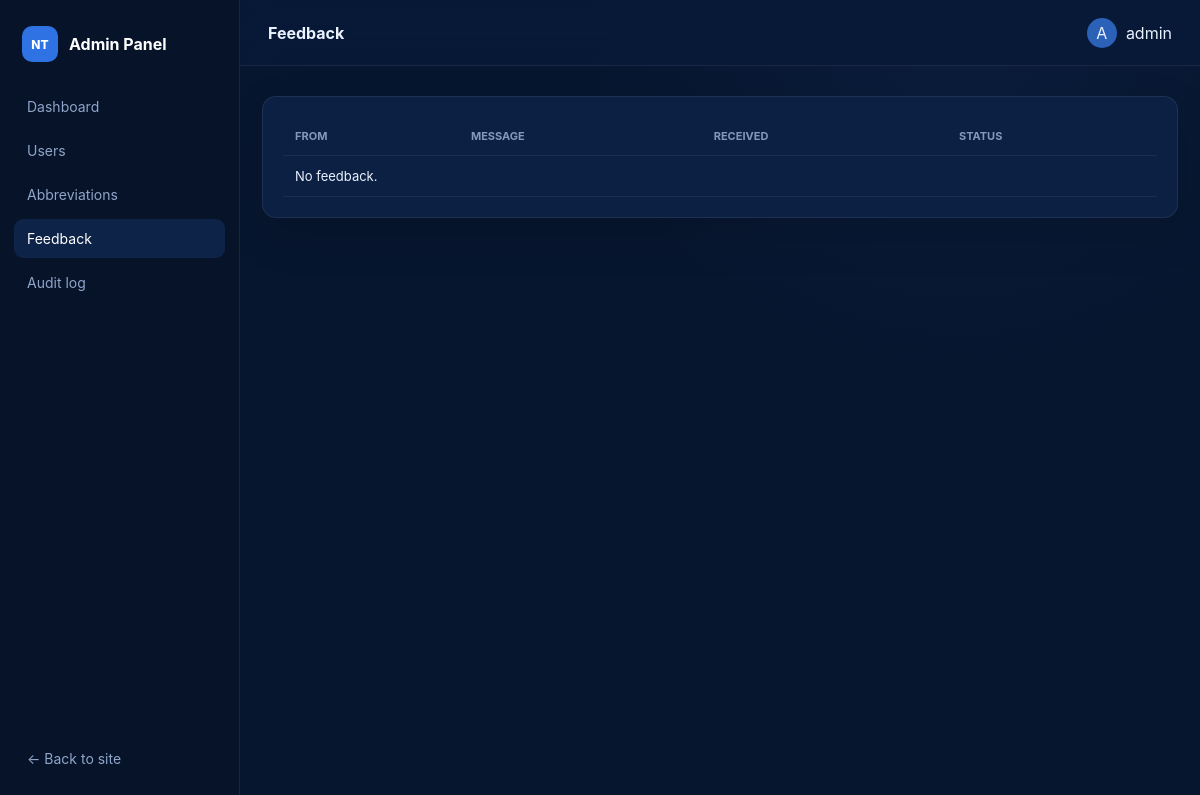
Before: /panel/feedback/ (signed in) with the older database file.
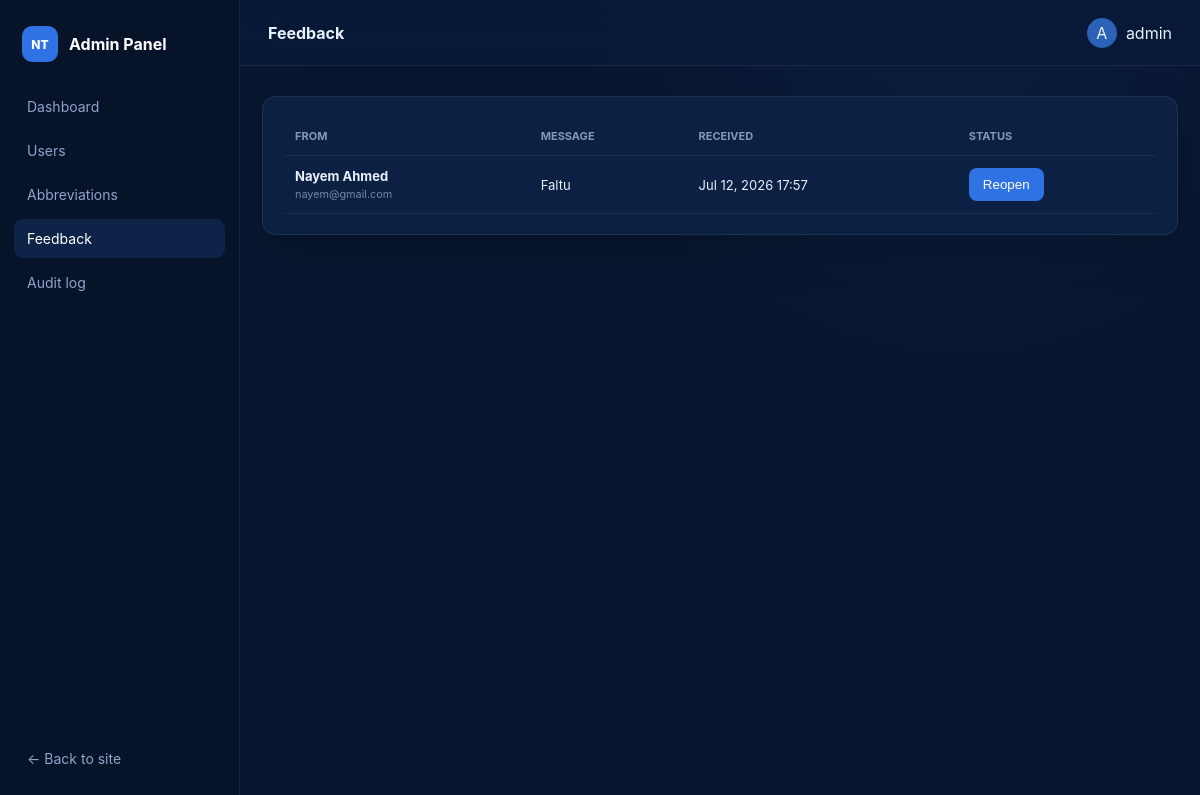
After: the same page with the newer database file.
### abbreviation_tool/models.py (models this page shows, shortened)
class Feedback(models.Model):
    user = models.ForeignKey(settings.AUTH_USER_MODEL, blank=True, null=True, on_delete=models.SET_NULL, related_name="abbreviation_feedback")
    name = models.CharField(max_length=150)
    email = models.EmailField(blank=True)
    message = models.TextField(max_length=4000)
    resolved = models.BooleanField(default=False)
    created_at = models.DateTimeField(auto_now_add=True)
    class Meta:
        ordering = ("-created_at",)
        verbose_name_plural = "feedback"

### accounts/views.py (the view)
# urls.py: path("feedback/", views.feedback_list, name="feedback_list"),
@admin_required
def feedback_list(request):
    feedback = Feedback.objects.select_related("user").order_by("resolved", "-created_at")[:500]
    return render(request, "admin_panel/feedback_list.html", {"feedback_items": feedback})

### accounts/utils.py (called while the page is built)
def user_role(user):
    if not getattr(user, "is_authenticated", False):
        return None
    if user.is_superuser or user.is_staff:
        return UserProfile.Role.ADMIN
    try:
        return user.profile.role
    except UserProfile.DoesNotExist:
        profile, _ = UserProfile.objects.get_or_create(user=user, defaults={"role": UserProfile.Role.USER})
        return profile.role

def is_admin_user(user):
    return user_role(user) == UserProfile.Role.ADMIN

### home_ai/context_processors.py (called while the page is built)
def feature_flags(request):
    from accounts.utils import is_admin_user
    return {"docx_abbreviation_tool_enabled": settings.DOCX_ABBREVIATION_TOOL_ENABLED, "is_admin_user": is_admin_user(request.user)}

### templates/admin_panel/feedback_list.html
{% extends 'admin_panel/base_admin.html' %}{% block title %}Feedback{% endblock %}{% block page_title %}Feedback{% endblock %}{% block content %}<section class="panel-card"><div class="table-wrap"><table><thead><tr><th>From</th><th>Message</th><th>Received</th><th>Status</th></tr></thead><tbody>{% for item in feedback_items %}<tr><td><strong>{{ item.name }}</strong><small>{{ item.email|default:'No email' }}</small></td><td>{{ item.message }}</td><td>{{ item.created_at|date:'M j, Y H:i' }}</td><td><form method="post" action="{% url 'admin_panel:toggle_feedback' item.id %}">{% csrf_token %}<button type="submit" class="small-button">{% if item.resolved %}Reopen{% else %}Resolve{% endif %}</button></form></td></tr>{% empty %}<tr><td colspan="4">No feedback.</td></tr>{% endfor %}</tbody></table></div></section>{% endblock %}

Changed rows visible on the page:
added Feedback: name "Nayem Ahmed", email "nayem@gmail.com", message "Faltu", created_at "Jul 12, 2026 17:57", resolved "Reopen"
Other visible differences:
text no longer shown: "No feedback."
